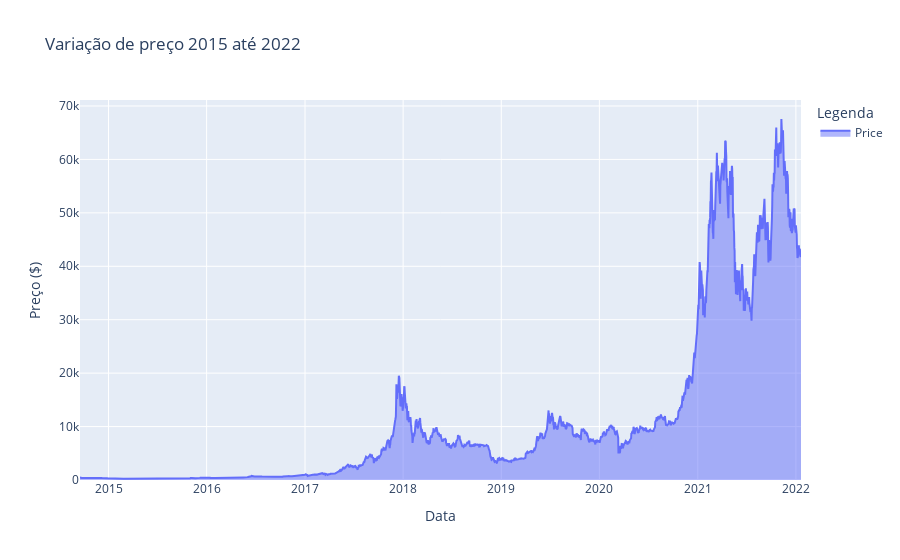

The code cell stored with this chart in its notebook:
### Code cell
#Plotagem gráfica com Plotly
fig = px.area(df, title ="Variação de preço 2015 até 2022", labels=dict( Date="Data", value="Preço ($)", variable="Legenda"))
fig.show()

### Figure 1 — Plotly figure (JSON) as saved in the notebook; plotly's stock layout.template omitted (floating-point values rounded to 4 significant figures; data arrays with more than 128 entries replaced by an {"elided": "..."} marker saying what was removed)
{"data": [{"hovertemplate": "Legenda=Price<br>Data=%{x}<br>Preço ($)=%{y}<extra></extra>", "legendgroup": "Price", "line": {"color": "#636efa"}, "marker": {"symbol": "circle"}, "mode": "lines", "name": "Price", "orientation": "v", "showlegend": true, "stackgroup": "1", "type": "scatter", "x": {"elided": "2683 str values"}, "xaxis": "x", "y": {"elided": "2683 float values"}, "yaxis": "y"}], "layout": {"legend": {"title": {"text": "Legenda"}, "tracegroupgap": 0}, "title": {"text": "Variação de preço 2015 até 2022"}, "xaxis": {"anchor": "y", "domain": [0, 1], "title": {"text": "Data"}}, "yaxis": {"anchor": "x", "domain": [0, 1], "title": {"text": "Preço ($)"}}}}
